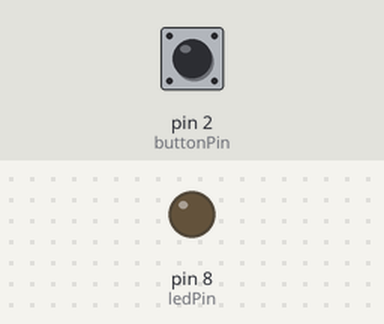
Bench run of a sketch on a simulated Arduino Uno, built with avr-gcc and run on an emulated ATmega328P. On the bench: output pins drawn as LEDs (lit = HIGH). The test bench sets the inputs (shaded band); at power-on: pin 2 (buttonPin) HIGH.

Above: at 1.2 s.
1.3 s: pin 2 (buttonPin) pulled LOW for 0.15 s
At 1.37 s:
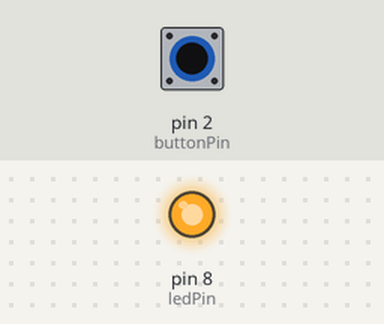
2.9 s: pin 2 (buttonPin) pulled LOW for 3.2 s
At 6.6 s:
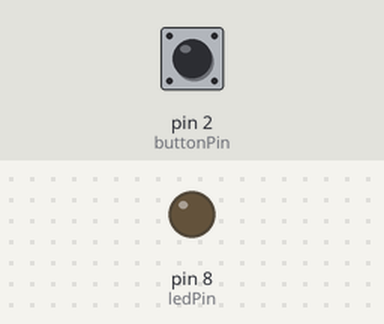
Timing chart, 0 to 8.1 s (numbered marks = the images above; inputs shaded):
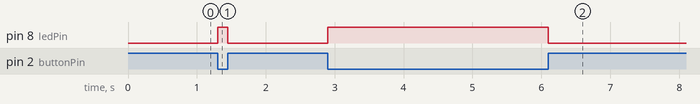

Measured:
- after the input at 1.3 s, pin 8 (ledPin): LOW → HIGH at once, → LOW 0.15 s later
- after the input at 2.9 s, pin 8 (ledPin): LOW → HIGH at once, → LOW 3.2 s later

The sketch:

pushbutton.ino
```cpp
const int buttonPin = 2;
const int ledPin = 8;

void setup() {
  pinMode(buttonPin, INPUT_PULLUP);
  pinMode(ledPin, OUTPUT);
}

void loop() {
  if (digitalRead(buttonPin) == LOW) {
    digitalWrite(ledPin, HIGH);
  } else {
    digitalWrite(ledPin, LOW);
  }
}
```
